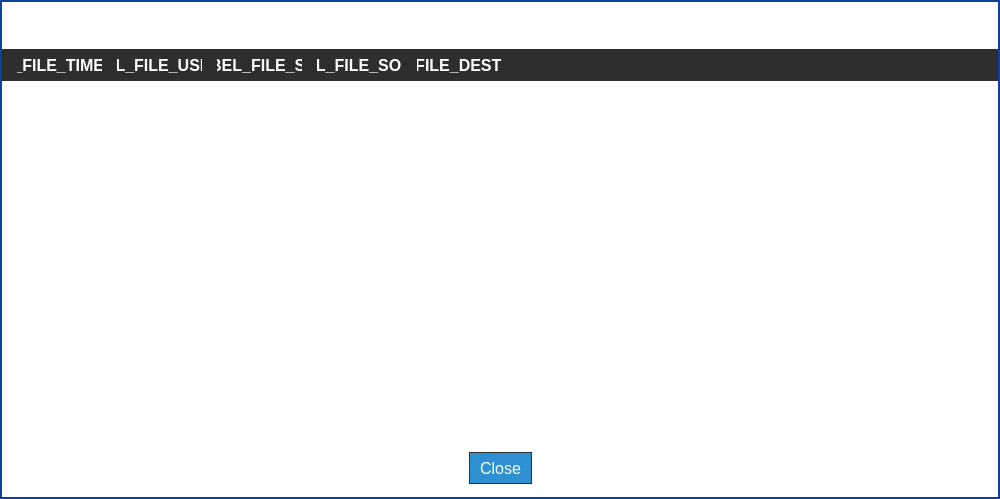
<?xml version="1.0" encoding="UTF-8"?>
<ui version="4.0">
 <class>FileHistoryDialog</class>
 <widget class="QDialog" name="FileHistoryDialog">
  <property name="geometry">
   <rect>
    <x>0</x>
    <y>0</y>
    <width>1000</width>
    <height>499</height>
   </rect>
  </property>
  <property name="windowTitle">
   <string>Dialog</string>
  </property>
  <property name="styleSheet">
   <string notr="true">QDialog#FileHistoryDialog
{
background-color: rgb(255, 255, 255);
}

QScrollBar:vertical
{
background: rgb(255, 255, 255);
}

QScrollBar::handle:vertical
{
background: rgb(46, 46, 46);
}

QScrollBar::add-line:vertical, QScrollBar::sub-line:vertical
{
border: none;
background: none;
}

QToolTip
{
background-color: rgb(46, 146, 208);
border: 1px solid rgb(12, 65, 157);
color: rgb(255, 255, 255);
}

QTableWidget#table_files
{
border: 1px solid rgb(46, 46, 46);
}

QHeaderView::section
{
padding-left: 15px;
border: 0;
background-color: rgb(46, 46, 46);
color: white;
font-size: 16px;
font-weight: bold;
height: 32px;
text-align: left;
}

QHeaderView
{
background-color: rgb(46, 46, 46);
}

QTableWidget::item
{
background-color: rgb(255, 255, 255);
color: rgb(0, 0, 0);
border: 0px;
padding: 15px;
}

QTableWidget::item:selected
{
background-color: rgb(206, 225, 239);
color: rgb(0, 0, 0);
}

QHeaderView::down-arrow
{
image: url(&quot;:/icons/images/icons/sort_down_arrow.png&quot;);
subcontrol-position: center right;
subcontrol-origin: padding;
padding-right: 32px;
width: 16px;
height: 16px;
}

QHeaderView::up-arrow
{
image: url(&quot;:/icons/images/icons/sort_up_arrow.png&quot;);
subcontrol-position: center right;
subcontrol-origin: padding;
padding-right: 32px;
width: 16px;
height: 16px;
}</string>
  </property>
  <layout class="QVBoxLayout" name="verticalLayout">
   <property name="leftMargin">
    <number>0</number>
   </property>
   <property name="topMargin">
    <number>0</number>
   </property>
   <property name="rightMargin">
    <number>0</number>
   </property>
   <property name="bottomMargin">
    <number>0</number>
   </property>
   <item>
    <widget class="QWidget" name="widget" native="true">
     <property name="styleSheet">
      <string notr="true">QWidget#widget
{
border: 2px solid rgb(12, 65, 157);
background-color: rgb(255, 255, 255);
}

QLineEdit
{
border: 1px solid rgb(46, 46, 46);
padding-left: 10px;
color: rgb(0, 0, 0);
}

QLineEdit:disabled
{
background-color: rgb(200, 200, 200);
}

QComboBox
{
border: 1px solid rgb(46, 46, 46);
background-color: white;
color: black;
padding-left: 5px;
}

QComboBox:disabled
{
background-color: rgb(220, 220, 220);
}

QComboBox::drop-down
{
border: 0px;
background-color: rgb(255, 255, 255);
}

QComboBox::down-arrow
{
image: url(:/icons/images/icons/down-arrow.png);
width: 16px;
height: 16px;
padding-right: 5px;
}

QComboBox::drop-down:disabled
{
background-color: rgb(220, 220, 220);
}</string>
     </property>
     <layout class="QVBoxLayout" name="verticalLayout_2">
      <property name="leftMargin">
       <number>2</number>
      </property>
      <property name="topMargin">
       <number>15</number>
      </property>
      <property name="rightMargin">
       <number>2</number>
      </property>
      <property name="bottomMargin">
       <number>15</number>
      </property>
      <item>
       <widget class="QLabel" name="label_file_name">
        <property name="font">
         <font>
          <pointsize>12</pointsize>
         </font>
        </property>
        <property name="text">
         <string/>
        </property>
       </widget>
      </item>
      <item>
       <layout class="QHBoxLayout" name="horizontalLayout_2">
        <property name="leftMargin">
         <number>15</number>
        </property>
        <property name="rightMargin">
         <number>15</number>
        </property>
       </layout>
      </item>
      <item>
       <layout class="QVBoxLayout" name="verticalLayout_3">
        <property name="topMargin">
         <number>10</number>
        </property>
        <property name="bottomMargin">
         <number>10</number>
        </property>
        <item>
         <widget class="VersionsTable" name="versions_table">
          <property name="font">
           <font>
            <pointsize>12</pointsize>
            <weight>50</weight>
            <bold>false</bold>
           </font>
          </property>
          <property name="styleSheet">
           <string notr="true"/>
          </property>
          <property name="frameShape">
           <enum>QFrame::NoFrame</enum>
          </property>
          <property name="frameShadow">
           <enum>QFrame::Plain</enum>
          </property>
          <property name="lineWidth">
           <number>0</number>
          </property>
          <property name="horizontalScrollBarPolicy">
           <enum>Qt::ScrollBarAlwaysOff</enum>
          </property>
          <property name="editTriggers">
           <set>QAbstractItemView::NoEditTriggers</set>
          </property>
          <property name="showDropIndicator" stdset="0">
           <bool>false</bool>
          </property>
          <property name="dragEnabled">
           <bool>false</bool>
          </property>
          <property name="dragDropOverwriteMode">
           <bool>false</bool>
          </property>
          <property name="dragDropMode">
           <enum>QAbstractItemView::NoDragDrop</enum>
          </property>
          <property name="defaultDropAction">
           <enum>Qt::MoveAction</enum>
          </property>
          <property name="selectionMode">
           <enum>QAbstractItemView::ExtendedSelection</enum>
          </property>
          <property name="selectionBehavior">
           <enum>QAbstractItemView::SelectRows</enum>
          </property>
          <property name="iconSize">
           <size>
            <width>32</width>
            <height>32</height>
           </size>
          </property>
          <property name="showGrid">
           <bool>false</bool>
          </property>
          <property name="gridStyle">
           <enum>Qt::NoPen</enum>
          </property>
          <property name="sortingEnabled">
           <bool>true</bool>
          </property>
          <property name="wordWrap">
           <bool>false</bool>
          </property>
          <property name="cornerButtonEnabled">
           <bool>false</bool>
          </property>
          <property name="columnCount">
           <number>5</number>
          </property>
          <attribute name="horizontalHeaderStretchLastSection">
           <bool>false</bool>
          </attribute>
          <attribute name="verticalHeaderShowSortIndicator" stdset="0">
           <bool>false</bool>
          </attribute>
          <attribute name="verticalHeaderStretchLastSection">
           <bool>false</bool>
          </attribute>
          <column>
           <property name="text">
            <string>LABEL_FILE_TIMESTAMP</string>
           </property>
          </column>
          <column>
           <property name="text">
            <string>LABEL_FILE_USER_ID</string>
           </property>
          </column>
          <column>
           <property name="text">
            <string>LABEL_FILE_SIZE</string>
           </property>
          </column>
          <column>
           <property name="text">
            <string>LABEL_FILE_SOURCE</string>
           </property>
          </column>
          <column>
           <property name="text">
            <string>LABEL_FILE_DESTINATION</string>
           </property>
          </column>
         </widget>
        </item>
       </layout>
      </item>
      <item>
       <layout class="QHBoxLayout" name="horizontalLayout">
        <property name="spacing">
         <number>0</number>
        </property>
        <property name="topMargin">
         <number>0</number>
        </property>
        <item>
         <spacer name="horizontalSpacer">
          <property name="orientation">
           <enum>Qt::Horizontal</enum>
          </property>
          <property name="sizeHint" stdset="0">
           <size>
            <width>40</width>
            <height>20</height>
           </size>
          </property>
         </spacer>
        </item>
        <item>
         <widget class="QPushButton" name="button_close">
          <property name="minimumSize">
           <size>
            <width>0</width>
            <height>32</height>
           </size>
          </property>
          <property name="font">
           <font>
            <pointsize>12</pointsize>
           </font>
          </property>
          <property name="layoutDirection">
           <enum>Qt::RightToLeft</enum>
          </property>
          <property name="styleSheet">
           <string notr="true">QPushButton#button_close
{
background-color: rgb(45, 144, 209);
border: 1px solid rgb(46, 46, 46);
color: rgb(255, 255, 255);
padding-left: 10px;
padding-right: 10px;
}

QPushButton#button_close:disabled
{
border: 1px solid rgb(46, 46, 46);
background-color: rgb(112, 122, 153);
color: rgb(255, 255, 255);
}</string>
          </property>
          <property name="text">
           <string>Close</string>
          </property>
          <property name="icon">
           <iconset resource="../rc/resources.qrc">
            <normaloff>:/icons/images/icons/cancel_white.png</normaloff>:/icons/images/icons/cancel_white.png</iconset>
          </property>
          <property name="iconSize">
           <size>
            <width>20</width>
            <height>20</height>
           </size>
          </property>
          <property name="flat">
           <bool>true</bool>
          </property>
         </widget>
        </item>
        <item>
         <spacer name="horizontalSpacer_3">
          <property name="orientation">
           <enum>Qt::Horizontal</enum>
          </property>
          <property name="sizeHint" stdset="0">
           <size>
            <width>40</width>
            <height>20</height>
           </size>
          </property>
         </spacer>
        </item>
       </layout>
      </item>
     </layout>
    </widget>
   </item>
  </layout>
 </widget>
 <customwidgets>
  <customwidget>
   <class>VersionsTable</class>
   <extends>QTableWidget</extends>
   <header>parsec.core.gui.versions_table</header>
  </customwidget>
 </customwidgets>
 <resources>
  <include location="../rc/resources.qrc"/>
 </resources>
 <connections>
  <connection>
   <sender>button_close</sender>
   <signal>clicked()</signal>
   <receiver>FileHistoryDialog</receiver>
   <slot>accept()</slot>
   <hints>
    <hint type="sourcelabel">
     <x>295</x>
     <y>248</y>
    </hint>
    <hint type="destinationlabel">
     <x>295</x>
     <y>249</y>
    </hint>
   </hints>
  </connection>
 </connections>
</ui>
